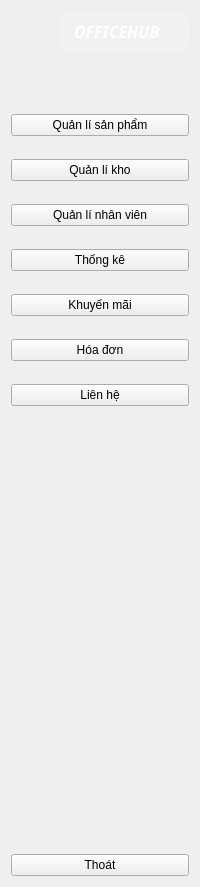
     <widget class="QWidget" name="Full_menu" native="true">
      <layout class="QGridLayout" name="gridLayout_34">
       <property name="verticalSpacing">
        <number>34</number>
       </property>
       <item row="0" column="0">
        <layout class="QHBoxLayout" name="horizontalLayout_2">
         <item>
          <widget class="QLabel" name="logo_2">
           <property name="maximumSize">
            <size>
             <width>50</width>
             <height>50</height>
            </size>
           </property>
           <property name="styleSheet">
            <string notr="true">border-radius : 10px;
</string>
           </property>
           <property name="text">
            <string/>
           </property>
           <property name="pixmap">
            <pixmap resource="resource.qrc">:/icons/icons/SnapBG.ai_1747709355469.png</pixmap>
           </property>
           <property name="scaledContents">
            <bool>true</bool>
           </property>
          </widget>
         </item>
         <item>
          <widget class="QLabel" name="label_3">
           <property name="font">
            <font>
             <family>Times New Roman,serif</family>
             <pointsize>12</pointsize>
             <weight>75</weight>
             <italic>true</italic>
             <bold>true</bold>
            </font>
           </property>
           <property name="styleSheet">
            <string notr="true">font-family: &quot;Times New Roman&quot;, serif; /* Font chữ cổ điển */
  font-style: italic; /* Chữ in nghiêng */
  font-weight: bold; /* Chữ đậm */
  color: #ffffff; /* Thay màu cam #daa520 thành trắng #ffffff */
  padding: 8px;
  text-align: center;
  /* Thêm hiệu ứng glassmorphism */
  background: rgba(255, 255, 255, 0.1); /* Nền kính mờ */
  border-radius: 10px; /* Bo góc */
  backdrop-filter: blur(10px); /* Hiệu ứng mờ kính */
  -webkit-backdrop-filter: blur(10px); /* Hỗ trợ trên Safari */
  border: 1px solid rgba(255, 255, 255, 0.2); /* Viền sáng nhẹ */
  box-shadow: 0 4px 6px rgba(0, 0, 0, 0.1); /* Bóng đổ mềm */
  display: inline-block;</string>
           </property>
           <property name="text">
            <string>OFFICEHUB</string>
           </property>
          </widget>
         </item>
        </layout>
       </item>
       <item row="1" column="0">
        <spacer name="verticalSpacer_4">
         <property name="orientation">
          <enum>Qt::Vertical</enum>
         </property>
         <property name="sizeHint" stdset="0">
          <size>
           <width>20</width>
           <height>28</height>
          </size>
         </property>
        </spacer>
       </item>
       <item row="2" column="0">
        <layout class="QVBoxLayout" name="verticalLayout_4">
         <property name="spacing">
          <number>0</number>
         </property>
         <item>
          <layout class="QVBoxLayout" name="verticalLayout_3">
           <property name="spacing">
            <number>23</number>
           </property>
           <property name="bottomMargin">
            <number>0</number>
           </property>
           <item>
            <widget class="QPushButton" name="product_btn_2">
             <property name="styleSheet">
              <string notr="true"/>
             </property>
             <property name="text">
              <string>Quản lí sản phẩm</string>
             </property>
             <property name="icon">
              <iconset resource="resource.qrc">
               <normaloff>:/icons/icons/product-xxl.png</normaloff>
               <normalon>:/icons/icons/product-xl.png</normalon>:/icons/icons/product-xxl.png</iconset>
             </property>
             <property name="checkable">
              <bool>true</bool>
             </property>
             <property name="autoExclusive">
              <bool>true</bool>
             </property>
            </widget>
           </item>
           <item>
            <widget class="QPushButton" name="warehouse_btn_2">
             <property name="styleSheet">
              <string notr="true"/>
             </property>
             <property name="text">
              <string>Quản lí kho</string>
             </property>
             <property name="icon">
              <iconset resource="resource.qrc">
               <normaloff>:/icons/icons/calendar-7-xl.png</normaloff>
               <normalon>:/icons/icons/calendar-7-xxl.png</normalon>:/icons/icons/calendar-7-xl.png</iconset>
             </property>
             <property name="checkable">
              <bool>true</bool>
             </property>
             <property name="autoExclusive">
              <bool>true</bool>
             </property>
            </widget>
           </item>
           <item>
            <widget class="QPushButton" name="emp_btn_2">
             <property name="styleSheet">
              <string notr="true"/>
             </property>
             <property name="text">
              <string>Quản lí nhân viên</string>
             </property>
             <property name="icon">
              <iconset resource="resource.qrc">
               <normaloff>:/icons/icons/group-xxl.png</normaloff>
               <normalon>:/icons/icons/group-xl.png</normalon>:/icons/icons/group-xxl.png</iconset>
             </property>
             <property name="checkable">
              <bool>true</bool>
             </property>
             <property name="autoExclusive">
              <bool>true</bool>
             </property>
            </widget>
           </item>
           <item>
            <widget class="QPushButton" name="statistic_btn_2">
             <property name="styleSheet">
              <string notr="true"/>
             </property>
             <property name="text">
              <string>Thống kê</string>
             </property>
             <property name="icon">
              <iconset resource="resource.qrc">
               <normaloff>:/icons/icons/bar-chart-6-xxl.png</normaloff>
               <normalon>:/icons/icons/bar-chart-6-xxl (1).png</normalon>:/icons/icons/bar-chart-6-xxl.png</iconset>
             </property>
             <property name="checkable">
              <bool>true</bool>
             </property>
             <property name="autoExclusive">
              <bool>true</bool>
             </property>
            </widget>
           </item>
           <item>
            <widget class="QPushButton" name="promotion_btn_2">
             <property name="styleSheet">
              <string notr="true"/>
             </property>
             <property name="text">
              <string>Khuyến mãi</string>
             </property>
             <property name="icon">
              <iconset resource="resource.qrc">
               <normaloff>:/icons/icons/sale-2-xl.png</normaloff>
               <normalon>:/icons/icons/sale-2-xl (1).png</normalon>:/icons/icons/sale-2-xl.png</iconset>
             </property>
             <property name="checkable">
              <bool>true</bool>
             </property>
             <property name="autoExclusive">
              <bool>true</bool>
             </property>
            </widget>
           </item>
           <item>
            <widget class="QPushButton" name="bill_btn_2">
             <property name="styleSheet">
              <string notr="true"/>
             </property>
             <property name="text">
              <string>Hóa đơn</string>
             </property>
             <property name="icon">
              <iconset resource="resource.qrc">
               <normaloff>:/icons/icons/bill-xxl.png</normaloff>
               <normalon>:/icons/icons/bar-chart-5-xxl (1).png</normalon>:/icons/icons/bill-xxl.png</iconset>
             </property>
             <property name="checkable">
              <bool>true</bool>
             </property>
             <property name="autoExclusive">
              <bool>true</bool>
             </property>
            </widget>
           </item>
           <item>
            <widget class="QPushButton" name="lien_he_btn_2">
             <property name="styleSheet">
              <string notr="true"/>
             </property>
             <property name="text">
              <string>Liên hệ</string>
             </property>
             <property name="icon">
              <iconset resource="resource.qrc">
               <normaloff>:/icons/icons/contacts-2-xxl.png</normaloff>
               <normalon>:/icons/icons/contacts-2-xl.png</normalon>:/icons/icons/contacts-2-xxl.png</iconset>
             </property>
             <property name="checkable">
              <bool>true</bool>
             </property>
             <property name="autoExclusive">
              <bool>true</bool>
             </property>
            </widget>
           </item>
          </layout>
         </item>
         <item>
          <spacer name="verticalSpacer_2">
           <property name="orientation">
            <enum>Qt::Vertical</enum>
           </property>
           <property name="sizeHint" stdset="0">
            <size>
             <width>20</width>
             <height>448</height>
            </size>
           </property>
          </spacer>
         </item>
         <item>
          <widget class="QPushButton" name="Exit_2">
           <property name="text">
            <string>Thoát</string>
           </property>
           <property name="icon">
            <iconset resource="resource.qrc">
             <normaloff>:/icons/icons/x-mark-5-xxl.png</normaloff>
             <normalon>:/icons/icons/x-mark-5-xl.png</normalon>:/icons/icons/x-mark-5-xxl.png</iconset>
           </property>
           <property name="checkable">
            <bool>true</bool>
           </property>
           <property name="autoExclusive">
            <bool>true</bool>
           </property>
          </widget>
         </item>
        </layout>
       </item>
      </layout>
     </widget>
